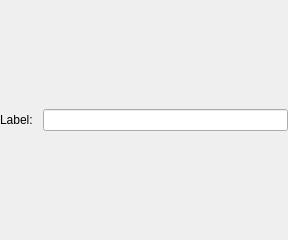
<?xml version="1.0" encoding="UTF-8"?>
<ui version="4.0">
 <class>StringWidget</class>
 <widget class="QWidget" name="StringWidget">
  <property name="geometry">
   <rect>
    <x>0</x>
    <y>0</y>
    <width>288</width>
    <height>240</height>
   </rect>
  </property>
  <property name="windowTitle">
   <string>Form</string>
  </property>
  <layout class="QHBoxLayout" name="horizontalLayout">
   <property name="spacing">
    <number>10</number>
   </property>
   <property name="margin">
    <number>0</number>
   </property>
   <item>
    <widget class="QLabel" name="label">
     <property name="text">
      <string>Label:</string>
     </property>
     <property name="buddy">
      <cstring>lineEdit</cstring>
     </property>
    </widget>
   </item>
   <item>
    <widget class="QLineEdit" name="lineEdit"/>
   </item>
  </layout>
 </widget>
 <resources/>
 <connections/>
</ui>
